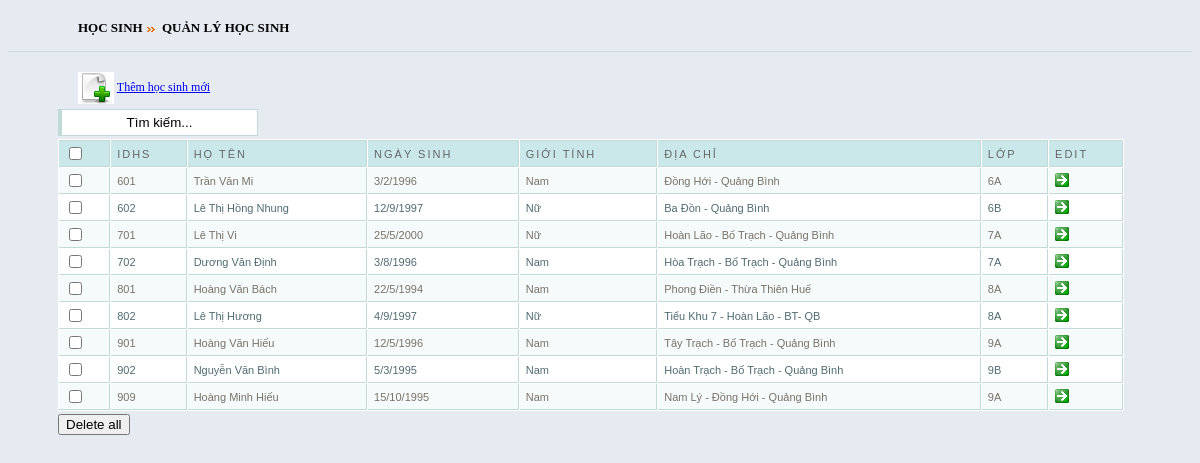
/admin/hocsinh_list.php, run on the app's committed database.
### tables this page shows
CREATE TABLE IF NOT EXISTS `tbl_hocsinh` (
  `idhs` varchar(20) NOT NULL,
  `hoten` varchar(100) NOT NULL,
  `pass` varchar(100) NOT NULL,
  `ngaysinh` varchar(100) NOT NULL,
  `gioitinh` varchar(100) NOT NULL,
  `diachi` varchar(100) NOT NULL,
  `khoi` varchar(50) NOT NULL,
  `lop` varchar(50) NOT NULL,
  PRIMARY KEY (`idhs`)
);

### admin/hocsinh_list.php (the view, shortened to what this page needs)
<html xmlns="http://www.w3.org/1999/xhtml" dir="ltr" lang="en-US">
<head profile="http://gmpg.org/xfn/11">
	<link href="src/facebox.css" media="screen" rel="stylesheet" type="text/css" />
	  <link rel="stylesheet" href="febe/style.css" type="text/css" media="screen" charset="utf-8">
<?php
			$counts=0;
			$rscount = mysql_query("SELECT * FROM tbl_hocsinh");
			while($rowscounts = mysql_fetch_array($rscount))
			{
				$counts++;
			}
?>
</head>
<body>
<div style="margin:20px 70px 10px; font-size:14px;">
<font size="2" face="Tahoma"><b>HỌC SINH<img src="images/bl3.gif" border="0" /> QUẢN LÝ HỌC SINH</b></font></div>
<hr size="1" color="#cadadd" style="margin:15px auto;" />
<div style="margin:20px 70px auto;">
<a href="?menu=hocsinh_news"><img src="images/add_new.gif" align="absmiddle" border="0" /></a> <a href="?menu=hocsinh_news">Thêm học sinh mới</a>
</div>
<div class='wrapper'>
  <input id="filter" type="text" value="Tìm kiếm..." onClick="if(this.value=='Tìm kiếm...')this.value='';" onBlur="if(this.value=='')this.value='Tìm kiếm...';" name="filter" />
  <form action="?menu=hocsinh_delete" method="post">
    <table cellpadding="1" cellspacing="1" id="resultTable">
			<thead>
				<tr>
					<th><input type="checkbox" name="checkid[]" id="checkid" value="<?=$counts?>" onClick="CheckALL(<?=$counts?>);" /></th>
					<th>IDHS</th>
                    <th>Họ tên</th>
					<th>Ngày sinh</th>
					<th>Giới tính</th>
					<th>Địa chỉ</th>
					<th>Lớp</th>
					<th>edit</th>
				</tr>
			</thead>
        <tbody>
		<?php
			$results = mysql_query("SELECT * FROM tbl_hocsinh ");
			while($rows = mysql_fetch_array($results))
			{
			$dates=explode("-",$rows['ngaysinh']);
				$y=$dates[0];
				$m=$dates[1];
				$d=$dates[2];
				$strdate=$d."/".$m."/".$y;
			echo '<tr class="teacher">
			<td>' . '<input type="checkbox" name="selector[]" value="'.$rows['idhs'].'" />' . '</td>
			<td>'.$rows['idhs'].'</td>
			<td>'.$rows['hoten'].'</td>
			<td>'.$strdate.'</td>
			<td>'.$rows['gioitinh'].'</td>
			<td>'.$rows['diachi'].'</td>
			<td>'.$rows['lop'].'</td>
			<td><a href="?menu=hocsinh_edit&idhs='.$rows['idhs'].'"><img src="images/go_right.gif" /></a></td>
			</tr>';
			}
		?>
        </tbody>
    </table>
	<input type="submit" name="bnm" value="Delete all" style="margin:3px 50px auto;">
	</form>
</div>
  </body>
</html>

### admin/febe/style.css (style rules this page uses)
body { background: #E6EBF2; font-size: 12px; }
#resultTable { background-color: white; margin-top: 8px; width: 90%; color:#000000; margin:0 50px auto; }
#resultTable th.sortable { background: url("bg_header.jpg") no-repeat scroll 0 0 #CAE8EA; border-bottom: 1px solid #C1DAD7; border-right: 1px solid #C1DAD7; border-top: 1px solid #C1DAD7; color: #4F6B72; font: normal 11px "Trebuchet MS",Verdana,Arial,Helvetica,sans-serif; letter-spacing: 2px; padding: 3px 3px 3px 6px; text-align: left; text-transform: uppercase; color: #666; cursor: pointer; text-decoration: none; }
#resultTable th { background: url("bg_header.jpg") no-repeat scroll 0 0 #CAE8EA; border-bottom: 1px solid #C1DAD7; border-right: 1px solid #C1DAD7; border-top: 1px solid #C1DAD7; color: #4F6B72; font: normal 11px "Trebuchet MS",Verdana,Arial,Helvetica,sans-serif; letter-spacing: 2px; padding: 3px 3px 3px 6px; text-align: left; text-transform: uppercase; color: #666; cursor: pointer; text-decoration: none; }
#resultTable td { background: none repeat scroll 0 0 #FFFFFF; border-bottom: 1px solid #C1DAD7; border-right: 1px solid #C1DAD7; color: #4F6B72; padding: 3px 3px 3px 6px; font: normal 11px "Trebuchet MS",Verdana,Arial,Helvetica,sans-serif; }
#resultTable td.odd { background: none repeat scroll 0 0 #F5FAFA; color: #797268; font: normal 11px "Trebuchet MS",Verdana,Arial,Helvetica,sans-serif; }
#filter { width: 200px; border: 1px solid #C1DAD7; border-left: 4px solid #C1DAD7; padding:5px; margin:5px 50px 3px; text-align:center; }

### data on the page
tbl_hocsinh: idhs "601", hoten "Trần Văn Mi", ngaysinh "3/2/1996", gioitinh "Nam", diachi "Đồng Hới - Quảng Bình", lop "6A"
tbl_hocsinh: idhs "602", hoten "Lê Thị Hồng Nhung", ngaysinh "12/9/1997", gioitinh "Nữ", diachi "Ba Đồn - Quảng Bình", lop "6B"
tbl_hocsinh: idhs "701", hoten "Lê Thị Vi", ngaysinh "25/5/2000", gioitinh "Nữ", diachi "Hoàn Lão - Bố Trạch - Quảng Bình", lop "7A"
tbl_hocsinh: idhs "702", hoten "Dương Văn Định", ngaysinh "3/8/1996", gioitinh "Nam", diachi "Hòa Trạch - Bố Trạch - Quảng Bình", lop "7A"
tbl_hocsinh: idhs "801", hoten "Hoàng Văn Bách", ngaysinh "22/5/1994", gioitinh "Nam", diachi "Phong Điền - Thừa Thiên Huế", lop "8A"
tbl_hocsinh: idhs "802", hoten "Lê Thị Hương", ngaysinh "4/9/1997", gioitinh "Nữ", diachi "Tiểu Khu 7 - Hoàn Lão - BT- QB", lop "8A"
tbl_hocsinh: idhs "901", hoten "Hoàng Văn Hiếu", ngaysinh "12/5/1996", gioitinh "Nam", diachi "Tây Trạch - Bố Trạch - Quảng Bình", lop "9A"
tbl_hocsinh: idhs "902", hoten "Nguyễn Văn Bình", ngaysinh "5/3/1995", gioitinh "Nam", diachi "Hoàn Trạch - Bố Trạch - Quảng Bình", lop "9B"
tbl_hocsinh: idhs "909", hoten "Hoàng Minh Hiếu", ngaysinh "15/10/1995", gioitinh "Nam", diachi "Nam Lý - Đồng Hới - Quảng Bình", lop "9A"
